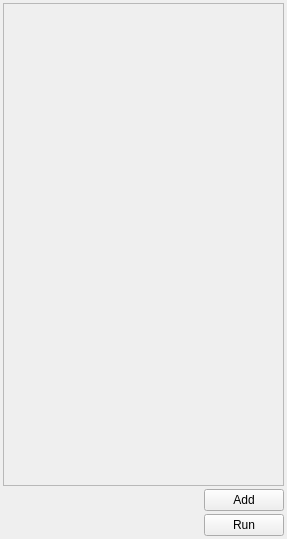
<?xml version="1.0" encoding="UTF-8"?>
<ui version="4.0">
 <class>qvtFunctionsSchedulerView</class>
 <widget class="QWidget" name="qvtFunctionsSchedulerView">
  <property name="geometry">
   <rect>
    <x>0</x>
    <y>0</y>
    <width>287</width>
    <height>539</height>
   </rect>
  </property>
  <property name="windowTitle">
   <string>Form</string>
  </property>
  <layout class="QVBoxLayout" name="verticalLayout">
   <property name="spacing">
    <number>3</number>
   </property>
   <property name="leftMargin">
    <number>3</number>
   </property>
   <property name="topMargin">
    <number>3</number>
   </property>
   <property name="rightMargin">
    <number>3</number>
   </property>
   <property name="bottomMargin">
    <number>3</number>
   </property>
   <item>
    <widget class="QScrollArea" name="scrollArea">
     <property name="widgetResizable">
      <bool>true</bool>
     </property>
     <widget class="QWidget" name="scrollAreaWidgetContents">
      <property name="geometry">
       <rect>
        <x>0</x>
        <y>0</y>
        <width>279</width>
        <height>467</height>
       </rect>
      </property>
      <layout class="QVBoxLayout" name="verticalLayout_2">
       <item>
        <layout class="QVBoxLayout" name="functionsListLayout">
         <property name="spacing">
          <number>3</number>
         </property>
        </layout>
       </item>
       <item>
        <spacer name="verticalSpacer">
         <property name="orientation">
          <enum>Qt::Vertical</enum>
         </property>
         <property name="sizeHint" stdset="0">
          <size>
           <width>20</width>
           <height>40</height>
          </size>
         </property>
        </spacer>
       </item>
      </layout>
     </widget>
    </widget>
   </item>
   <item>
    <layout class="QHBoxLayout" name="horizontalLayout">
     <item>
      <spacer name="horizontalSpacer">
       <property name="orientation">
        <enum>Qt::Horizontal</enum>
       </property>
       <property name="sizeHint" stdset="0">
        <size>
         <width>40</width>
         <height>20</height>
        </size>
       </property>
      </spacer>
     </item>
     <item>
      <widget class="QPushButton" name="addFunctionButton">
       <property name="text">
        <string>Add</string>
       </property>
      </widget>
     </item>
    </layout>
   </item>
   <item>
    <layout class="QHBoxLayout" name="horizontalLayout_2">
     <item>
      <spacer name="horizontalSpacer_2">
       <property name="orientation">
        <enum>Qt::Horizontal</enum>
       </property>
       <property name="sizeHint" stdset="0">
        <size>
         <width>40</width>
         <height>20</height>
        </size>
       </property>
      </spacer>
     </item>
     <item>
      <widget class="QPushButton" name="runFunctionButton">
       <property name="text">
        <string>Run</string>
       </property>
      </widget>
     </item>
    </layout>
   </item>
  </layout>
  <zorder>scrollArea</zorder>
  <zorder></zorder>
  <zorder></zorder>
 </widget>
 <resources/>
 <connections/>
</ui>
